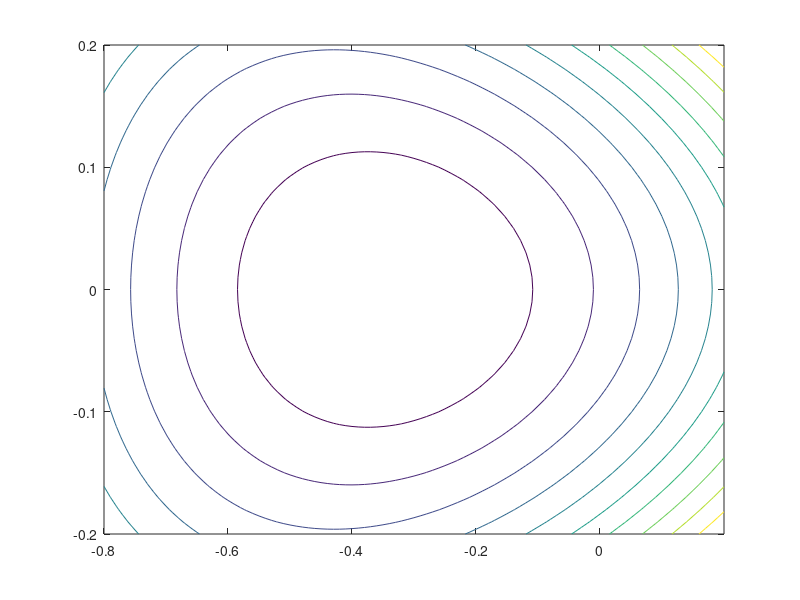

Write MATLAB code to recreate this figure.
%This is a gradient descent for Figure 9.3
function fyc()
graddescbt('fd', 'dfd', [1 1], 0.1, 0.01, 0.1, 0.7)
%[X,Y] = meshgrid(-2:.2:2,-2:.2:3);
%Z = exp(X+3.*Y-0.1)+exp(X-3.*Y-0.1)+exp(-X-0.1);
%[C,h] = contour(X,Y,Z);
[X,Y] = meshgrid(-0.8:0.01:0.2,-0.2:0.01:0.2);
Z = exp(X+3.*Y-0.1)+exp(X-3.*Y-0.1)+exp(-X-0.1);
%Z = 1 / 2 * (X .* X + 5 .* Y .* Y);
%[C,h] = contour(X,Y,Z, 20);
%Z = X.*exp(-X.^2-Y.^2);
%[C,h] = contour(X,Y,Z, 50);
contour(X, Y, Z, 10)
%set(h,'ShowText','on','TextStep',get(h,'LevelStep')*2)
%colormap cool
end

function soln = graddescbt(f, g, i, e, t, alpha, beta)
% gradient descent
% f -- function
% g -- gradient
% i -- initial guess
% e -- initial step size
% t -- tolerance
gi = feval(g,i) ;
while(norm(gi)>t)  % crude termination condition
  step = e .* alpha;
  while(feval(f,i - step .* feval(g,i)) > feval(f,i - step .* feval(g,i) .* beta))
      step = step .* beta;
  end
  i = i - step .* feval(g,i) ;
  i
 gi = feval(g,i) 
end
soln = i ;
end

function rtn= fd(c)
x=c(1) ;
y=c(2) ;
rtn = exp(x+3.*y-0.1)+exp(x-3.*y-0.1)+exp(-x-0.1) ;
end

function rtn= dfd(c)
x=c(1) ;
y=c(2) ;
rtn = [exp(x+3.*y-0.1)+exp(x-3.*y-0.1)-exp(-x-0.1) 3.*exp(x+3.*y-0.1)-3.*exp(x-3.*y-0.1)] ;
end
